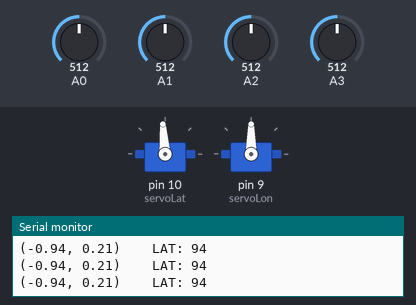
Bench run of a sketch on a simulated Arduino Uno, built with avr-gcc and run on an emulated ATmega328P. Shown: 2 × servo, the last lines printed to the serial monitor. Inputs (shaded band) come from the test bench; at power-on: A0 = 512, A1 = 512, A3 = 512, A2 = 512.

Above: at 1.2 s.
1.3 s: A0 set to 716
At 2.2 s:
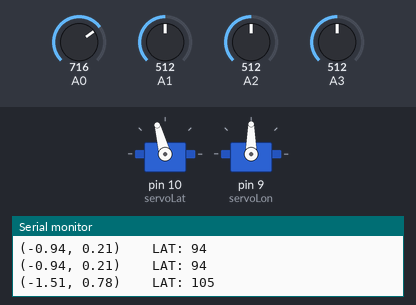
3.3 s: A1 set to 306
At 4.8 s:
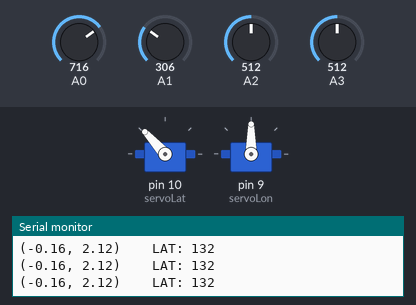
5.2 s: A3 set to 716
At 6.5 s:
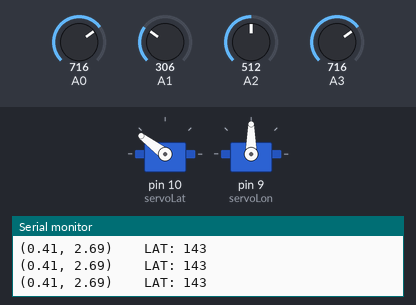
6.8 s: A2 set to 306
At 7.9 s:
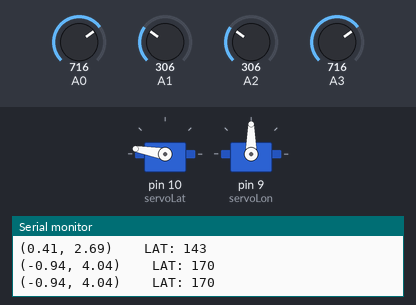
8.7 s: A1 set to 30
At 10.3 s:
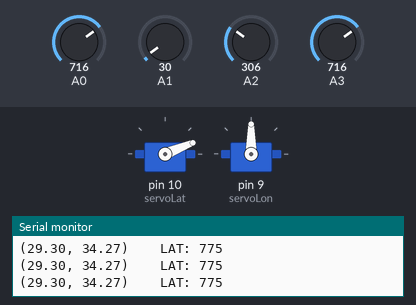
10.6 s: A0 set to 306
At 12.0 s:
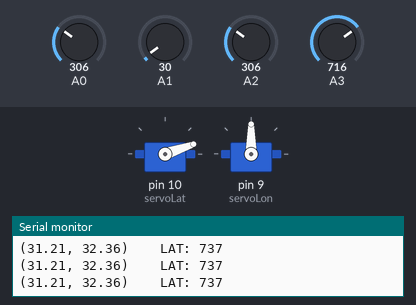
Timing chart, 0 to 13.6 s (numbered marks = the images above; inputs shaded):
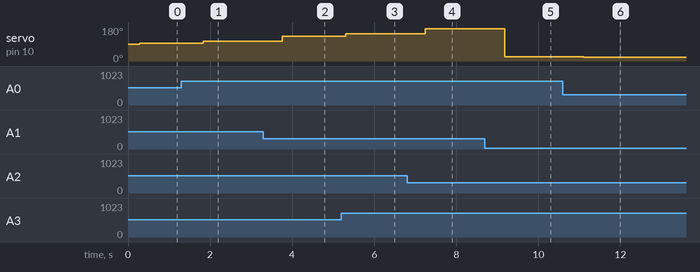

Measured:
- after the input at 1.3 s, servo on pin 10 (servoLat): 94° → 105° after 0.53 s
- after the input at 3.3 s, servo on pin 10 (servoLat): 105° → 132° after 0.47 s
- after the input at 5.2 s, servo on pin 10 (servoLat): 132° → 143° after 0.11 s
- after the input at 6.8 s, servo on pin 10 (servoLat): 143° → 170° after 0.44 s
- after the input at 8.7 s, servo on pin 10 (servoLat): 170° → 22° after 0.48 s
- after the input at 10.6 s, servo on pin 10 (servoLat): 22° → 19° after 0.51 s

The sketch:

light_direction.ino
```cpp
#include <Servo.h>

#define PRINT_LDR(x) Serial.print(#x ": ");Serial.print(ldr(x));Serial.print(" ohm\t\t");


float ldr(const uint8_t pin) {
  float reading = 0.0;
  for(int i = 0; i < 10; i++){
    reading += analogRead(pin);
    delay(7);
  }
  reading /= 10.0;

  // V = 5 * 4.7e3 / (R + 4.7e3);
  // R = 4.7e3 * ( 5/V - 1 )
  float voltage = (reading+0.5)/1024.0;
  float resistance = 4.7e3 * (1.0/voltage - 1.0);
  return resistance;
}


Servo servoLat;
Servo servoLon;

void setup() {
  Serial.begin(38400);
  servoLat.attach(10);
  servoLon.attach(9);

  servoLon.write(90);
}

void loop() {
  // PRINT_LDR(A0)
  // PRINT_LDR(A1)
  // PRINT_LDR(A2)
  // PRINT_LDR(A3)
  // Serial.println();


  float light0 = ldr(A0) - 8400;
  float light1 = ldr(A1) - 9700;
  float light2 = ldr(A2) - 5700;
  float light3 = ldr(A3) - 8000;
  float x = (light0 + light1 - light2 - light3) / 4.7e3;
  float y = (light2 + light1 - light0 - light3) / 4.7e3;

  Serial.print("(");
  Serial.print(x);
  Serial.print(", ");
  Serial.print(y);
  Serial.print(")");

  int lat = (int)(y*20 + 90);
  servoLat.write(lat);

  Serial.print("\t\tLAT: ");
  Serial.println(lat);

  delay(100);
}
```
